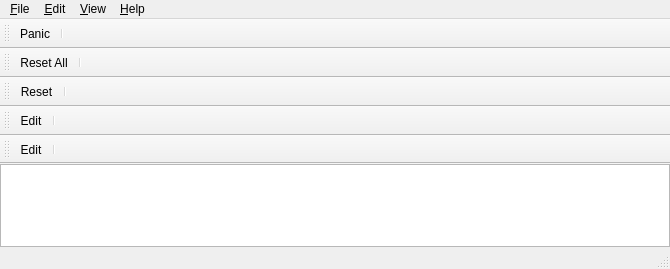
<?xml version="1.0" encoding="UTF-8"?>
<ui version="4.0">
 <class>VPiano</class>
 <widget class="QMainWindow" name="VPiano">
  <property name="geometry">
   <rect>
    <x>0</x>
    <y>0</y>
    <width>670</width>
    <height>269</height>
   </rect>
  </property>
  <property name="windowTitle">
   <string>Virtual Piano Keyboard</string>
  </property>
  <widget class="QWidget" name="centralwidget">
   <layout class="QGridLayout">
    <property name="margin">
     <number>0</number>
    </property>
    <item row="0" column="0">
     <widget class="PianoKeybd" name="pianokeybd"/>
    </item>
   </layout>
  </widget>
  <widget class="QMenuBar" name="menubar">
   <property name="geometry">
    <rect>
     <x>0</x>
     <y>0</y>
     <width>670</width>
     <height>23</height>
    </rect>
   </property>
   <widget class="QMenu" name="menuFile">
    <property name="title">
     <string>&amp;File</string>
    </property>
    <addaction name="actionImportSoundFont"/>
    <addaction name="separator"/>
    <addaction name="actionExit"/>
   </widget>
   <widget class="QMenu" name="menuEdit">
    <property name="title">
     <string>&amp;Edit</string>
    </property>
    <addaction name="actionConnections"/>
    <addaction name="actionPreferences"/>
    <addaction name="actionEditKM"/>
    <addaction name="separator"/>
   </widget>
   <widget class="QMenu" name="menuHelp">
    <property name="title">
     <string>&amp;Help</string>
    </property>
    <addaction name="actionContents"/>
    <addaction name="actionWebSite"/>
    <addaction name="separator"/>
    <addaction name="actionAbout"/>
    <addaction name="actionAbout_Qt"/>
   </widget>
   <widget class="QMenu" name="menuView">
    <property name="title">
     <string>&amp;View</string>
    </property>
    <addaction name="actionNotes"/>
    <addaction name="actionControllers"/>
    <addaction name="actionBender"/>
    <addaction name="actionPrograms"/>
    <addaction name="actionExtraControls"/>
    <addaction name="separator"/>
    <addaction name="actionStatusBar"/>
   </widget>
   <addaction name="menuFile"/>
   <addaction name="menuEdit"/>
   <addaction name="menuView"/>
   <addaction name="menuHelp"/>
  </widget>
  <widget class="QStatusBar" name="statusBar">
   <property name="sizeGripEnabled">
    <bool>true</bool>
   </property>
  </widget>
  <widget class="QToolBar" name="toolBarNotes">
   <property name="sizePolicy">
    <sizepolicy hsizetype="Minimum" vsizetype="Fixed">
     <horstretch>0</horstretch>
     <verstretch>0</verstretch>
    </sizepolicy>
   </property>
   <property name="windowTitle">
    <string>&amp;Notes</string>
   </property>
   <property name="toolButtonStyle">
    <enum>Qt::ToolButtonTextBesideIcon</enum>
   </property>
   <attribute name="toolBarArea">
    <enum>TopToolBarArea</enum>
   </attribute>
   <attribute name="toolBarBreak">
    <bool>false</bool>
   </attribute>
   <addaction name="actionPanic"/>
   <addaction name="separator"/>
  </widget>
  <widget class="QToolBar" name="toolBarControllers">
   <property name="sizePolicy">
    <sizepolicy hsizetype="Minimum" vsizetype="Fixed">
     <horstretch>0</horstretch>
     <verstretch>0</verstretch>
    </sizepolicy>
   </property>
   <property name="windowTitle">
    <string>&amp;Controllers</string>
   </property>
   <property name="toolButtonStyle">
    <enum>Qt::ToolButtonTextBesideIcon</enum>
   </property>
   <attribute name="toolBarArea">
    <enum>TopToolBarArea</enum>
   </attribute>
   <attribute name="toolBarBreak">
    <bool>true</bool>
   </attribute>
   <addaction name="actionResetAll"/>
   <addaction name="separator"/>
  </widget>
  <widget class="QToolBar" name="toolBarBender">
   <property name="sizePolicy">
    <sizepolicy hsizetype="Minimum" vsizetype="Fixed">
     <horstretch>0</horstretch>
     <verstretch>0</verstretch>
    </sizepolicy>
   </property>
   <property name="windowTitle">
    <string>Pitch &amp;Bender</string>
   </property>
   <property name="toolButtonStyle">
    <enum>Qt::ToolButtonTextBesideIcon</enum>
   </property>
   <attribute name="toolBarArea">
    <enum>TopToolBarArea</enum>
   </attribute>
   <attribute name="toolBarBreak">
    <bool>true</bool>
   </attribute>
   <addaction name="actionReset"/>
   <addaction name="separator"/>
  </widget>
  <widget class="QToolBar" name="toolBarPrograms">
   <property name="sizePolicy">
    <sizepolicy hsizetype="Minimum" vsizetype="Fixed">
     <horstretch>0</horstretch>
     <verstretch>0</verstretch>
    </sizepolicy>
   </property>
   <property name="windowTitle">
    <string>&amp;Programs</string>
   </property>
   <property name="toolButtonStyle">
    <enum>Qt::ToolButtonTextBesideIcon</enum>
   </property>
   <attribute name="toolBarArea">
    <enum>TopToolBarArea</enum>
   </attribute>
   <attribute name="toolBarBreak">
    <bool>true</bool>
   </attribute>
   <addaction name="actionEditPrograms"/>
   <addaction name="separator"/>
  </widget>
  <widget class="QToolBar" name="toolBarExtra">
   <property name="sizePolicy">
    <sizepolicy hsizetype="Minimum" vsizetype="Fixed">
     <horstretch>0</horstretch>
     <verstretch>0</verstretch>
    </sizepolicy>
   </property>
   <property name="windowTitle">
    <string>&amp;Extra Controls</string>
   </property>
   <property name="toolButtonStyle">
    <enum>Qt::ToolButtonTextBesideIcon</enum>
   </property>
   <attribute name="toolBarArea">
    <enum>TopToolBarArea</enum>
   </attribute>
   <attribute name="toolBarBreak">
    <bool>true</bool>
   </attribute>
   <addaction name="actionEditExtra"/>
   <addaction name="separator"/>
  </widget>
  <action name="actionExit">
   <property name="text">
    <string>&amp;Quit</string>
   </property>
   <property name="statusTip">
    <string>Exit the program</string>
   </property>
  </action>
  <action name="actionPreferences">
   <property name="text">
    <string>&amp;Preferences</string>
   </property>
   <property name="statusTip">
    <string>Edit the program settings</string>
   </property>
  </action>
  <action name="actionConnections">
   <property name="text">
    <string>&amp;Connections</string>
   </property>
   <property name="statusTip">
    <string>Edit the MIDI connections</string>
   </property>
  </action>
  <action name="actionAbout">
   <property name="text">
    <string>&amp;About</string>
   </property>
   <property name="statusTip">
    <string>Show the About box</string>
   </property>
  </action>
  <action name="actionAbout_Qt">
   <property name="text">
    <string>About Q&amp;t</string>
   </property>
   <property name="statusTip">
    <string>Show the Qt about box</string>
   </property>
  </action>
  <action name="actionNotes">
   <property name="checkable">
    <bool>true</bool>
   </property>
   <property name="text">
    <string>&amp;Notes</string>
   </property>
   <property name="statusTip">
    <string>Show or hide the Notes toolbar</string>
   </property>
  </action>
  <action name="actionControllers">
   <property name="checkable">
    <bool>true</bool>
   </property>
   <property name="text">
    <string>&amp;Controllers</string>
   </property>
   <property name="statusTip">
    <string>Show or hide the Controller toolbar</string>
   </property>
  </action>
  <action name="actionBender">
   <property name="checkable">
    <bool>true</bool>
   </property>
   <property name="text">
    <string>Pitch &amp;Bender</string>
   </property>
   <property name="statusTip">
    <string>Show or hide the Pitch Bender toolbar</string>
   </property>
  </action>
  <action name="actionPrograms">
   <property name="checkable">
    <bool>true</bool>
   </property>
   <property name="text">
    <string>&amp;Programs</string>
   </property>
   <property name="statusTip">
    <string>Show or hide the Programs toolbar</string>
   </property>
  </action>
  <action name="actionStatusBar">
   <property name="checkable">
    <bool>true</bool>
   </property>
   <property name="checked">
    <bool>true</bool>
   </property>
   <property name="text">
    <string>&amp;Status Bar</string>
   </property>
  </action>
  <action name="actionPanic">
   <property name="text">
    <string>Panic</string>
   </property>
   <property name="statusTip">
    <string>Stops all active notes</string>
   </property>
  </action>
  <action name="actionResetAll">
   <property name="text">
    <string>Reset All</string>
   </property>
   <property name="statusTip">
    <string>Resets all the controllers</string>
   </property>
  </action>
  <action name="actionReset">
   <property name="text">
    <string>Reset</string>
   </property>
   <property name="statusTip">
    <string>Resets the Bender value</string>
   </property>
  </action>
  <action name="actionEditKM">
   <property name="text">
    <string>&amp;Keyboard Map</string>
   </property>
   <property name="statusTip">
    <string>Edit the current keyboard layout</string>
   </property>
  </action>
  <action name="actionContents">
   <property name="text">
    <string>&amp;Contents</string>
   </property>
   <property name="statusTip">
    <string>Open the index of the help document</string>
   </property>
  </action>
  <action name="actionWebSite">
   <property name="text">
    <string>VMPK &amp;Web site</string>
   </property>
   <property name="statusTip">
    <string>Open the VMPK web site address using a web browser</string>
   </property>
  </action>
  <action name="actionImportSoundFont">
   <property name="text">
    <string>&amp;Import SoundFont...</string>
   </property>
  </action>
  <action name="actionExtraControls">
   <property name="checkable">
    <bool>true</bool>
   </property>
   <property name="text">
    <string>&amp;Extra Controls</string>
   </property>
  </action>
  <action name="actionEditExtra">
   <property name="text">
    <string>Edit</string>
   </property>
   <property name="toolTip">
    <string>Open the Extra Controls editor</string>
   </property>
  </action>
  <action name="actionEditPrograms">
   <property name="text">
    <string>Edit</string>
   </property>
   <property name="toolTip">
    <string>Open the Banks/Programs editor</string>
   </property>
  </action>
 </widget>
 <customwidgets>
  <customwidget>
   <class>PianoKeybd</class>
   <extends>QGraphicsView</extends>
   <header>pianokeybd.h</header>
  </customwidget>
 </customwidgets>
 <resources/>
 <connections>
  <connection>
   <sender>actionExit</sender>
   <signal>triggered()</signal>
   <receiver>VPiano</receiver>
   <slot>close()</slot>
   <hints>
    <hint type="sourcelabel">
     <x>-1</x>
     <y>-1</y>
    </hint>
    <hint type="destinationlabel">
     <x>335</x>
     <y>260</y>
    </hint>
   </hints>
  </connection>
  <connection>
   <sender>actionNotes</sender>
   <signal>toggled(bool)</signal>
   <receiver>toolBarNotes</receiver>
   <slot>setVisible(bool)</slot>
   <hints>
    <hint type="sourcelabel">
     <x>-1</x>
     <y>-1</y>
    </hint>
    <hint type="destinationlabel">
     <x>37</x>
     <y>38</y>
    </hint>
   </hints>
  </connection>
  <connection>
   <sender>actionControllers</sender>
   <signal>toggled(bool)</signal>
   <receiver>toolBarControllers</receiver>
   <slot>setVisible(bool)</slot>
   <hints>
    <hint type="sourcelabel">
     <x>-1</x>
     <y>-1</y>
    </hint>
    <hint type="destinationlabel">
     <x>120</x>
     <y>38</y>
    </hint>
   </hints>
  </connection>
  <connection>
   <sender>actionBender</sender>
   <signal>toggled(bool)</signal>
   <receiver>toolBarBender</receiver>
   <slot>setVisible(bool)</slot>
   <hints>
    <hint type="sourcelabel">
     <x>-1</x>
     <y>-1</y>
    </hint>
    <hint type="destinationlabel">
     <x>205</x>
     <y>38</y>
    </hint>
   </hints>
  </connection>
  <connection>
   <sender>actionPrograms</sender>
   <signal>toggled(bool)</signal>
   <receiver>toolBarPrograms</receiver>
   <slot>setVisible(bool)</slot>
   <hints>
    <hint type="sourcelabel">
     <x>-1</x>
     <y>-1</y>
    </hint>
    <hint type="destinationlabel">
     <x>457</x>
     <y>38</y>
    </hint>
   </hints>
  </connection>
  <connection>
   <sender>actionStatusBar</sender>
   <signal>toggled(bool)</signal>
   <receiver>statusBar</receiver>
   <slot>setVisible(bool)</slot>
   <hints>
    <hint type="sourcelabel">
     <x>-1</x>
     <y>-1</y>
    </hint>
    <hint type="destinationlabel">
     <x>335</x>
     <y>178</y>
    </hint>
   </hints>
  </connection>
  <connection>
   <sender>actionExtraControls</sender>
   <signal>toggled(bool)</signal>
   <receiver>toolBarExtra</receiver>
   <slot>setVisible(bool)</slot>
   <hints>
    <hint type="sourcelabel">
     <x>-1</x>
     <y>-1</y>
    </hint>
    <hint type="destinationlabel">
     <x>338</x>
     <y>113</y>
    </hint>
   </hints>
  </connection>
 </connections>
</ui>
